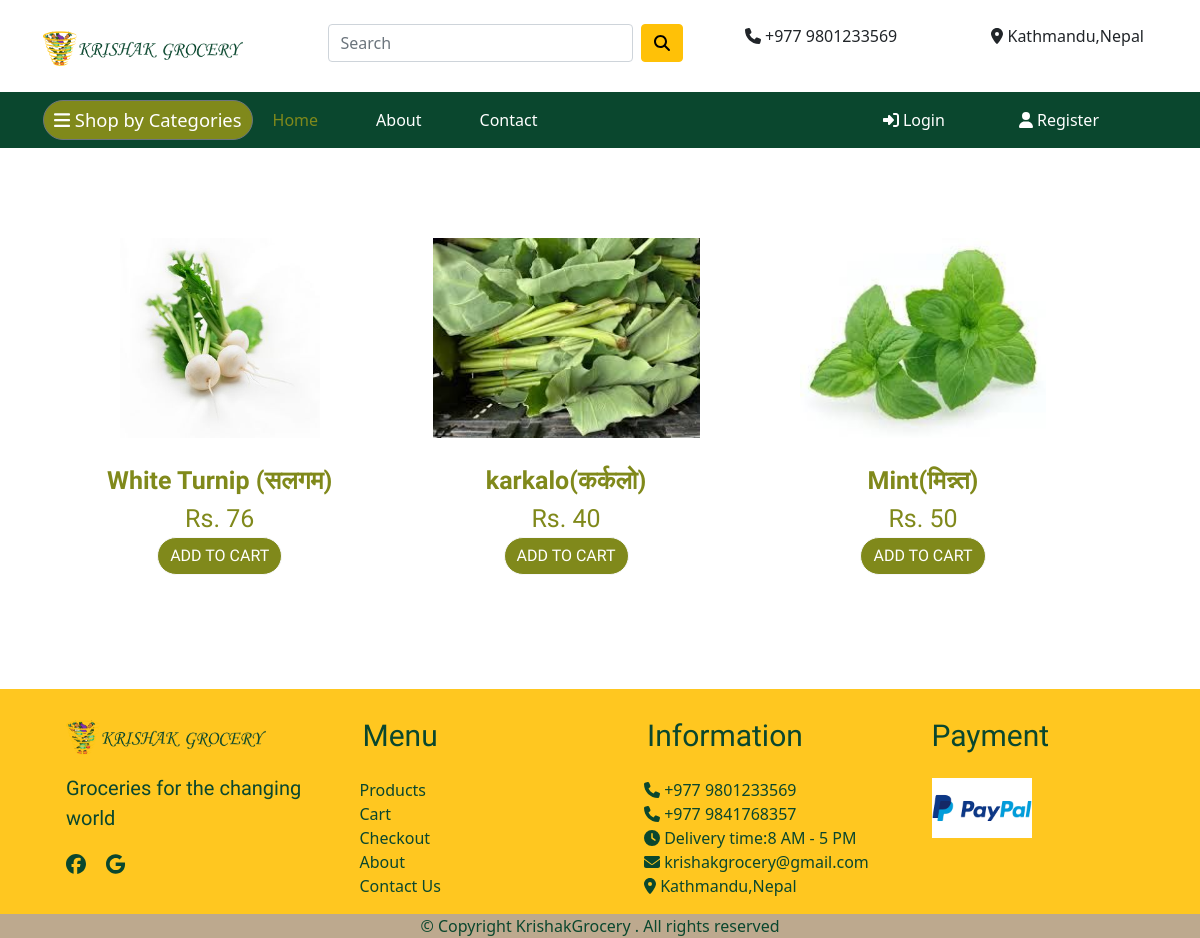
The page /leafyherbs/ on the database as committed earlier.
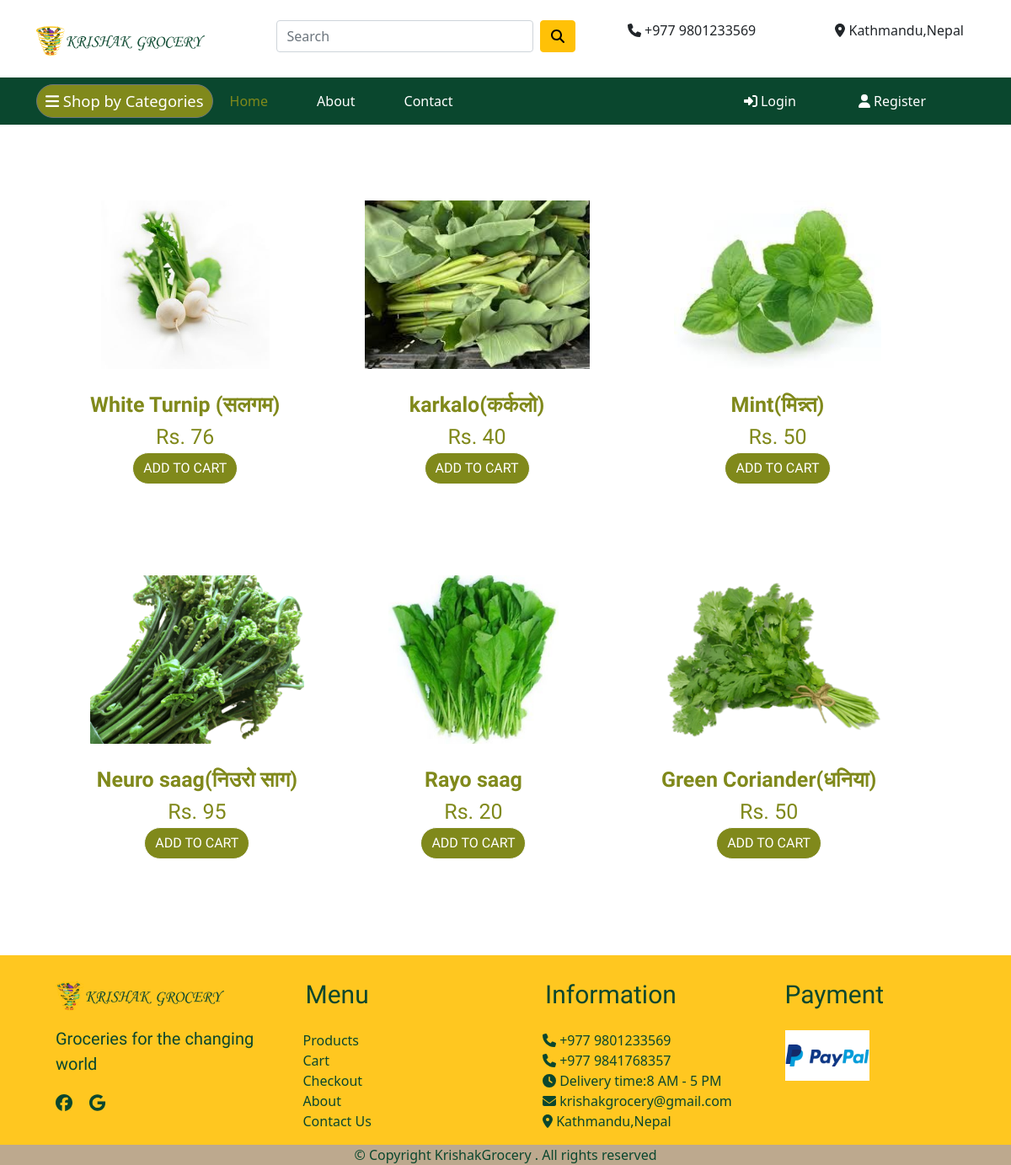
The same page on the database as committed later.
### app/models.py (models this page shows, shortened)
class Product(models.Model):
    title = models.CharField(max_length=100)
    selling_price = models.IntegerField()
    category = models.CharField(choices=CATEGORY_CHOICES, max_length=2)
    product_image = models.ImageField(upload_to='productimg')

### app/views.py (the view)
# urls.py: path('leafyherbs/', views.leafyherbs, name='leafyherbs'),
def leafyherbs(request):
    leafyherbs= Product.objects.filter(category='LH')
    return render(request, 'app/leafyherbs.html',{'leafyherbs':leafyherbs})

### app/templates/app/leafyherbs.html (shortened to what this page needs)
{% extends 'app/base.html' %}
{% load static %}
{% block main-content %}
<div class="container pt-5 pb-5">
    <div class="mx-3">
{% for lh in leafyherbs %}
   <a href="{% url 'product-detail' lh.id %}" class="btn hoverzoom">
     <div class="item" id="leafy">
       <img src="{{lh.product_image.url}}" alt="" height="200px">
       <br>
       <br>
       <span class="fw-bold textwrap">{{lh.title}}</span>
       <br>
       <span class="fs-5">Rs. {{lh.selling_price}}</span>
    <div class="box-element product pb-4">
      <button class="btn btn-light add-btn">ADD TO CART</button>
    </div>
  </div>
</a>
   {% endfor %}
</div>
</div>
{% endblock main-content %}

Rows that differ between the two databases and show on the page:
added Product: product_image (picture), title "Neuro saag(निउरो साग)", selling_price "95"
added Product: product_image (picture), title "Rayo saag", selling_price "20"
added Product: product_image (picture), title "Green Coriander(धनिया)", selling_price "50"
